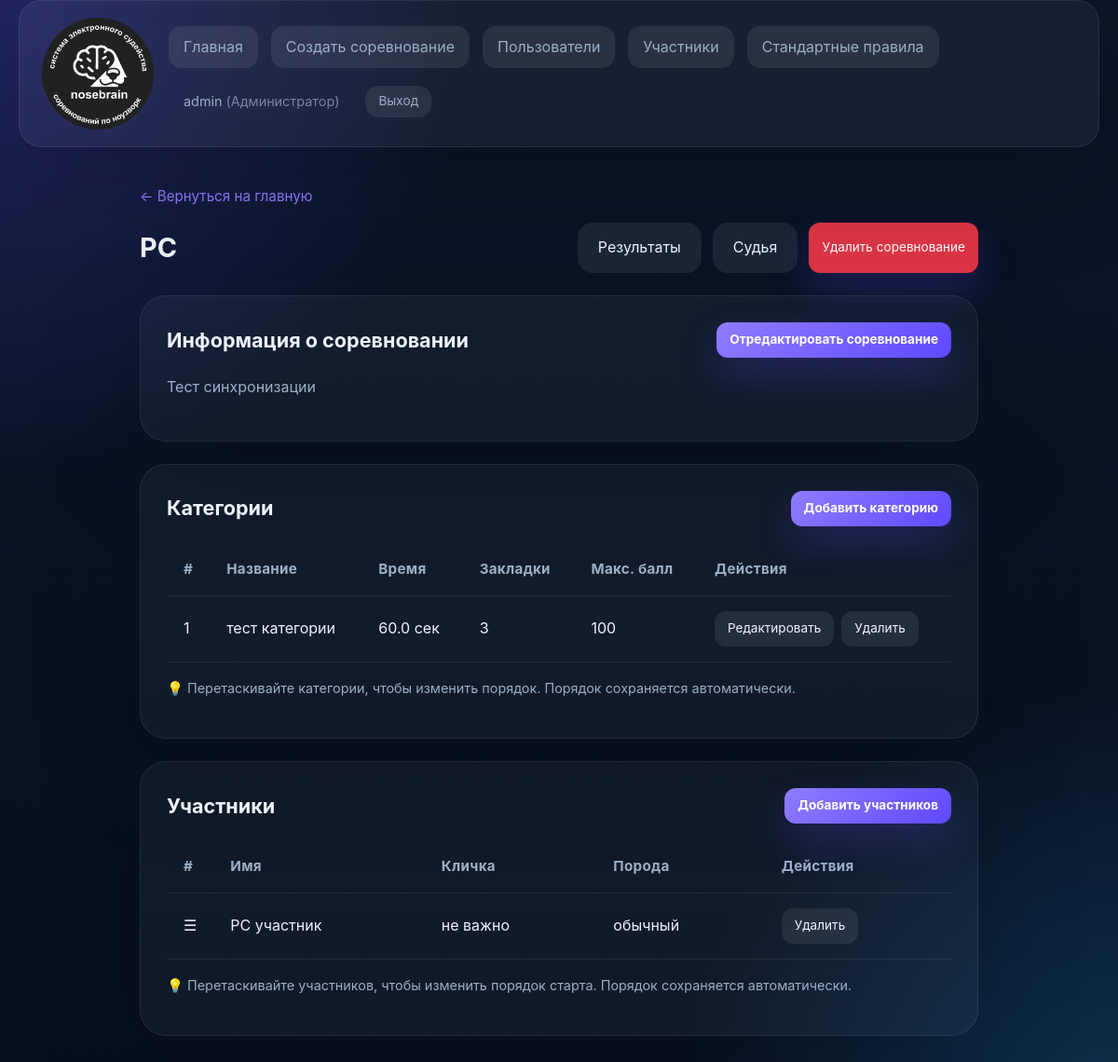
/manage.php (signed in), run on the app's committed database.
### tables this page shows
CREATE TABLE competitions (
                id INTEGER PRIMARY KEY AUTOINCREMENT,
                name TEXT NOT NULL,
                description TEXT NOT NULL,
                is_published INTEGER DEFAULT 0,
                start_date TEXT,
                end_date TEXT
            );

CREATE TABLE categories (
                id INTEGER PRIMARY KEY AUTOINCREMENT,
                competition_id INTEGER NOT NULL,
                name TEXT NOT NULL,
                time_limit REAL NOT NULL,
                hides_count INTEGER NOT NULL,
                max_score INTEGER NOT NULL,
                sort_order INTEGER DEFAULT 0,
                FOREIGN KEY (competition_id) REFERENCES competitions(id)
            );

### manage.php (the view, shortened to what the rows shown need)
<?php
require_once __DIR__ . '/auth.php';
require_once __DIR__ . '/src/functions.php';
$canManageParticipants = canManageParticipants();
$dbManager = new DatabaseManager();
$service = new CompetitionService($dbManager);
$competitions = $service->getCompetitions();
$accessibleCompetitions = array_filter($competitions, function($competition) {
    return hasCompetitionAccess($competition->getId());
});
$selectedCompetitionId = filter_input(INPUT_GET, 'competition_id', FILTER_VALIDATE_INT);
if ($selectedCompetitionId === false || $selectedCompetitionId === null || !hasCompetitionAccess($selectedCompetitionId)) {
    $selectedCompetitionId = !empty($accessibleCompetitions) ? reset($accessibleCompetitions)->getId() : null;
}
$selectedCompetition = $selectedCompetitionId ? $service->getCompetitionById($selectedCompetitionId) : null;
$categories = $selectedCompetitionId !== null ? $service->getCategoriesByCompetition($selectedCompetitionId) : [];
$competitionParticipants = $selectedCompetitionId !== null ? $service->getParticipantsByCompetition($selectedCompetitionId) : [];
?>
<!DOCTYPE html>
<html lang="ru">
<head>
    <link rel="stylesheet" href="style.css">
</head>
<body>
<main class="page-shell">
    <div class="manage-container">
        <?php if (!$selectedCompetition): ?>
            <div class="section-panel">
                <h2 class="manage-title">Нет выбранного соревнования</h2>
                <p>Перейдите на страницу соревнования через кнопку "Управление" в списке соревнований.</p>
                <div class="button-group" style="margin-top: 18px;">
                    <a class="button" href="index.php">К списку соревнований</a>
                </div>
            </div>
        <?php else: ?>
            <div class="manage-header">
                <h1 class="manage-title"><?= escape($selectedCompetition->getName()) ?></h1>
                <div class="manage-actions">
                    <a class="button button--secondary" href="results.php?competition_id=<?= $selectedCompetition->getId() ?>">Результаты</a>
                    <?php
                        $canAccessJudgeManage = canAccessJudging($selectedCompetition->getId());
                        $isActiveManage = $selectedCompetition->isActive();
                    ?>
                    <?php if ($canAccessJudgeManage): ?>
                        <a class="button button--secondary" href="judge.php?competition_id=<?= $selectedCompetition->getId() ?>">Судья</a>
                    <?php else: ?>
                        <button class="button button--secondary" disabled title="<?= !$isActiveManage ? 'Соревнование не активно' : '' ?>">Судья</button>
                    <?php endif; ?>
                    <?php if (isAdmin()): ?>
                        <button type="button" class="button button--danger btn-small" onclick="openDeleteCompetitionModal()">Удалить соревнование</button>
                    <?php endif; ?>
                </div>
            </div>
            <div class="section-panel">
                <h2>
                    Информация о соревновании
                    <button type="button" class="button btn-small" onclick="openModal('edit-competition-modal')">Отредактировать соревнование</button>
                </h2>
                <div style="color: var(--text-muted); line-height: 1.7;">
                    <?php if ($selectedCompetition->getDescription()): ?>
                        <p><?= nl2br(escape($selectedCompetition->getDescription())) ?></p>
                    <?php else: ?>
                        <p><em>Описание не указано</em></p>
                    <?php endif; ?>
                </div>
            </div>
            <div class="section-panel">
                <h2>
                    Категории
                    <button type="button" class="button btn-small" onclick="openModal('add-category-modal')">Добавить категорию</button>
                </h2>
                <?php if (count($categories) === 0): ?>
                    <div class="empty-state">У этого соревнования пока нет категорий.</div>
                <?php else: ?>
                    <div class="table-wrapper">
                        <table class="table" id="categories-table">
                            <thead>
                            <tr>
                                <th style="width: 40px;">#</th>
                                <th>Название</th>
                                <th>Время</th>
                                <th>Закладки</th>
                                <th>Макс. балл</th>
                                <th>Действия</th>
                            </tr>
                            </thead>
                            <tbody id="categories-tbody">
                            <?php foreach ($categories as $index => $category): ?>
                                <tr data-category-id="<?= $category->getId() ?>" class="draggable-row" draggable="true">
                                    <td class="drag-handle" title="Перетащите для изменения порядка"><?= $index + 1 ?></td>
                                    <td><?= escape($category->getName()) ?></td>
                                    <td><?= number_format($category->getTimeLimit(), 1) ?> сек</td>
                                    <td><?= $category->getHidesCount() ?></td>
                                    <td><?= $category->getMaxScore() ?></td>
                                    <td>
                                        <div class="category-row-actions">
                                            <button type="button" class="button button--secondary btn-small" onclick='openEditCategoryModal(<?= json_encode([
                                                'id' => $category->getId(),
                                                'name' => $category->getName(),
                                                'timeLimit' => $category->getTimeLimit(),
                                                'hidesCount' => $category->getHidesCount(),
                                                'maxScore' => $category->getMaxScore(),
                                                'penaltyRules' => array_map(fn($rule) => [
                                                    'name' => $rule->getName(),
                                                    'type' => $rule->getType(),
                                                    'points' => implode(', ', $rule->getPoints())
                                                ], $category->getPenaltyRules())
                                            ], JSON_HEX_TAG | JSON_HEX_APOS | JSON_HEX_QUOT) ?>)'>Редактировать</button>
                                            <form method="post" style="display:inline;" onsubmit="return confirm('Вы уверены, что хотите удалить категорию?')">
                                                <button type="submit" class="button button--secondary btn-small">Удалить</button>
                                            </form>
                                        </div>
                                    </td>
                                </tr>
                            <?php endforeach; ?>
                            </tbody>
                        </table>
                    </div>
                    <p style="margin-top: 16px; color: var(--text-muted); font-size: 0.9rem;">
                        💡 Перетаскивайте категории, чтобы изменить порядок. Порядок сохраняется автоматически.
                    </p>
                <?php endif; ?>
            </div>
            <div class="section-panel">
                <h2>
                    Участники
                    <?php if ($canManageParticipants): ?>
                    <button type="button" class="button btn-small" onclick="openModal('add-participant-modal')">Добавить участников</button>
                    <?php endif; ?>
                </h2>
                <?php if (count($competitionParticipants) === 0): ?>
                    <div class="empty-state">В этом соревновании пока нет участников.</div>
                <?php else: ?>
                    <div class="table-wrapper">
                        <table class="table" id="participants-table">
                            <thead>
                            <tr>
                                <th style="width: 40px;">#</th>
                                <th>Имя</th>
                                <th>Кличка</th>
                                <th>Порода</th>
                                <th>Действия</th>
                            </tr>
                            </thead>
                            <tbody id="participants-tbody">
                            <?php foreach ($competitionParticipants as $index => $participant): ?>
                                <tr data-participant-id="<?= $participant->getId() ?>" class="draggable-row" draggable="true">
                                    <td class="drag-handle" title="Перетащите для изменения порядка">☰</td>
                                    <td><?= escape($participant->getName()) ?></td>
                                    <td><?= escape($participant->getNickname() ?? '-') ?></td>
                                    <td><?= escape($participant->getBreed() ?? '-') ?></td>
                                    <td>
                                        <?php if ($canManageParticipants): ?>
                                        <form method="post" style="display:inline;" onsubmit="return confirm('Вы уверены, что хотите удалить участника из соревнования?')">
                                            <button type="submit" class="button button--secondary btn-small">Удалить</button>
                                        </form>
                                        <?php else: ?>
                                        <span style="color: var(--text-muted); font-size: 0.85rem;">Нет прав</span>
                                        <?php endif; ?>
                                    </td>
                                </tr>
                            <?php endforeach; ?>
                            </tbody>
                        </table>
                    </div>
                    <?php if ($canManageParticipants): ?>
                    <p style="margin-top: 16px; color: var(--text-muted); font-size: 0.9rem;">
                        💡 Перетаскивайте участников, чтобы изменить порядок старта. Порядок сохраняется автоматически.
                    </p>
                    <?php endif; ?>
                <?php endif; ?>
            </div>
        <?php endif; ?>
    </div>
</main>
</body>
</html>

### data on the page
competitions: name "PC", description "Тест синхронизации"
categories: name "тест категории", time_limit "60.0", hides_count "3", max_score "100"

### other printed values
$link['label'] "Главная"
$link['label'] "Создать соревнование"
$link['label'] "Пользователи"
$link['label'] "Участники"
$link['label'] "Стандартные правила"
$user['username'] "admin"
$roleLabel "Администратор"
$participant->getName() "PC участник"
$participant->getNickname() "не важно"
$participant->getBreed() "обычный"
